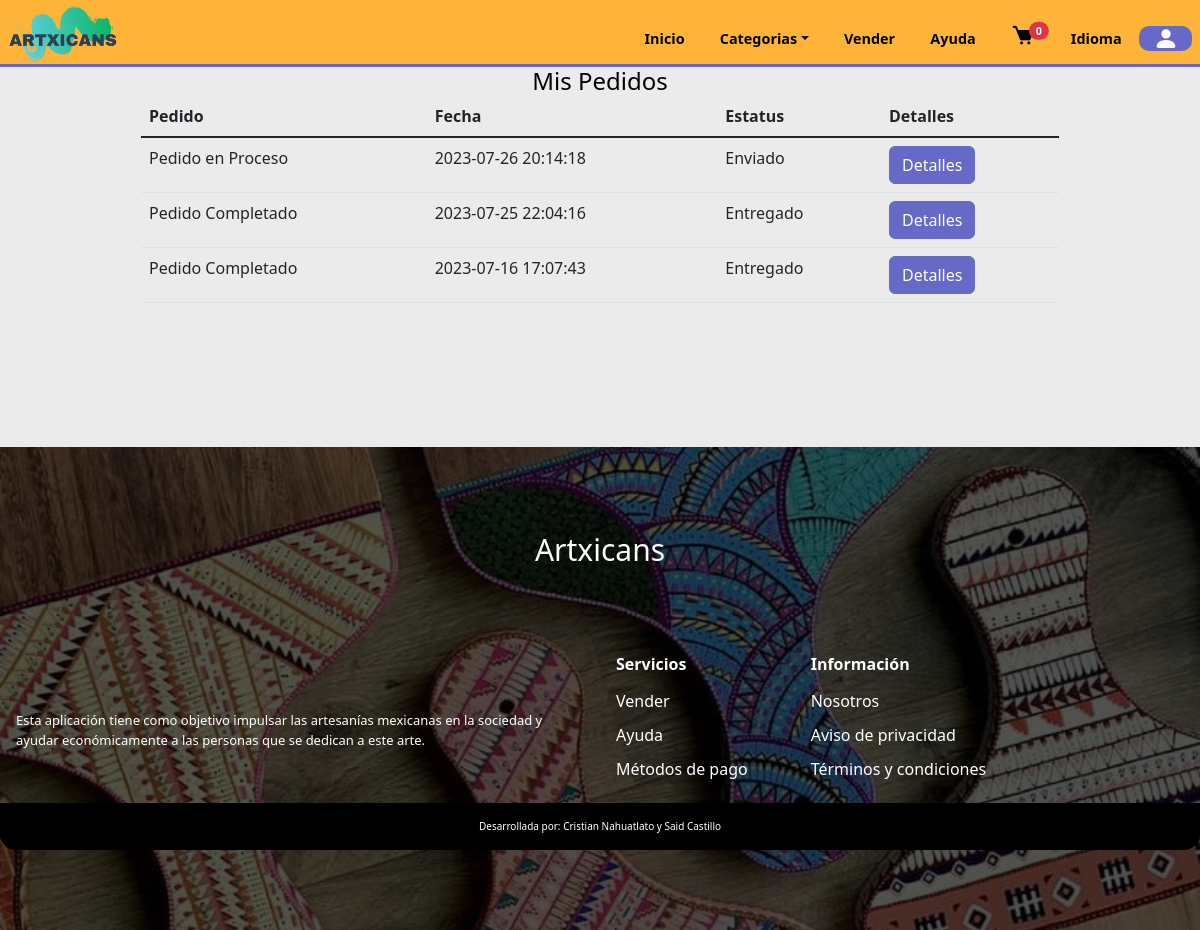
Screenshot of /my-orders.php (signed in) with the database file from the repository.
### tables this page shows
CREATE TABLE `detalleventa` (
  `id` int(11) NOT NULL,
  `id_venta` int(11) NOT NULL,
  `id_producto` int(11) NOT NULL,
  `preciounitario` decimal(20,2) NOT NULL,
  `cantidad` int(11) NOT NULL,
  `ID_registro` int(11) DEFAULT NULL
);

CREATE TABLE `ventas` (
  `id_venta` int(11) NOT NULL,
  `clavetransaccion` varchar(250) NOT NULL,
  `paypaldatos` text NOT NULL,
  `fecha` datetime NOT NULL,
  `correo` varchar(5000) NOT NULL,
  `total` decimal(60,2) NOT NULL,
  `estatus` varchar(250) NOT NULL,
  `envio` varchar(50) NOT NULL,
  `crastreo` varchar(200) NOT NULL
);

### my-orders.php (the view, shortened to what this page needs)
<?php
    include('./global/conexion.php');
    include('./templates/cabecera.php');
    $id_user = $_SESSION['id'];
?>
    <section class="my-orders">
        <h2 align="center">Mis Pedidos</h2>
        <div class="order-seller-table row d-flex justify-content-center">
        <table class="table table-responsive w-75">
            <thead>
                <tr>
                <th scope="col">Pedido</th>
                <th scope="col">Fecha</th>
                <th scope="col">Estatus</th>
                <th scope="col">Detalles</th>
                </tr>
            </thead>
            <tbody class="table-group-divider">
            <?php
                $query = mysqli_query($conn,"SELECT * FROM ventas INNER JOIN detalleventa ON
                ventas.id_venta = detalleventa.id_venta INNER JOIN products ON
                detalleventa.id_producto = products.id_product WHERE ventas.estatus = 'completo'
                AND products.ID_registro = '$id_user'
                ORDER BY ventas.id_venta DESC");
                while($data = mysqli_fetch_row($query)){
            ?>
                <tr>
                <?php
                    $estatus = $data[7];
                    if($estatus == 'Pendiente'):
                ?>
                <td>Pedido Nuevo</td>
                <?php elseif ($estatus == 'Enviado'):?>
                <td>Pedido en Proceso</td>
                <?php else:?>
                <td>Pedido Completado</td>
                <?php endif?>
                <td><?php echo $data[3]?></td>
                <td><?php echo $data[7]?></td>
                <td><button type="button" class="btn btn-info" onclick="location.href='./single-order.php?venta=<?php echo base64_encode($data[0]);?>'">Detalles</button></td>
                </tr>
            <?php
                 }
            ?>
            </tbody>
</table>
        </div>
    </section>
<?php
    include('./templates/pie.php');
?>

### styles/home/products.css (style rules this page uses)
.btn-info { --bs-btn-color: var(--bs-white); --bs-btn-bg: var(--second-alpha-color); --bs-btn-border-color: var(--second-alpha-color); --bs-btn-hover-color: var(--bs-white); --bs-btn-hover-bg: #787bc8; --bs-btn-hover-border-color:var(--second-alpha-color) ; --bs-btn-focus-shadow-rgb: var(--bd-violet-rgb); --bs-btn-active-color: var(--bs-btn-hover-color); --bs-btn-active-bg: var(--second-alpha-color); --bs-btn-active-border-color: var(--second-alpha-color); --bs-btn-disabled-color:rgb(57, 55, 55); --bs-btn-disabled-bg: #a7a9ea; --bs-btn-disabled-border-color: #787bc8; }

### styles/home/main.css (style rules this page uses)
body { top:0px !important; }

### index.css (style rules this page uses)
:root { --first-color: #feb439; --first-alpha-color: #FDD100; --second-color: #7D3C98; --second-alpha-color: #6669c5; --black-color: black; --white-color: white; --black-alpha-color: rgba(0,0,0,0.5); --white-alpha-color: rgba(255,255,255,0.5); --opacity-color: rgba(8,75,138,0.7); --font: "RaleWay",sans-serif; --max-width: 1200px; --header-height: 4.7rem; --link-color: #509ee3; --card-bg:rgb(225,225,235); --card-hover:rgb(255,255,255); }
* { padding:0; margin:0; -webkit-box-sizing: border-box; -moz-box-sizing: border-box; box-sizing: border-box; }
html { box-sizing: border-box; font-family: var(--font); font-size: 16px; scroll-behavior: smooth; }
*, *::after, *::before { box-sizing: inherit; }
body { margin: 0; overflow-x: hidden; color: var(--black-color); background-color: rgb(235, 235, 235);; }
h2 { margin: 0; font-size: 1.5rem; }

### helpers/loader.php (style rules this page uses)
*,*:after,*:before { margin:0; padding:0; -webkit-box-sizing:border-box; -moz-box-sizing:border-box; box-sizing:border-box; }

### rows the page displays
detalleventa: shows "Pedido en Proceso", id_venta.fecha "2023-07-26 20:14:18", id_venta.envio "Enviado"
detalleventa: shows "Pedido Completado", id_venta.fecha "2023-07-25 22:04:16", id_venta.envio "Entregado"
detalleventa: shows "Pedido Completado", id_venta.fecha "2023-07-16 17:07:43", id_venta.envio "Entregado"
